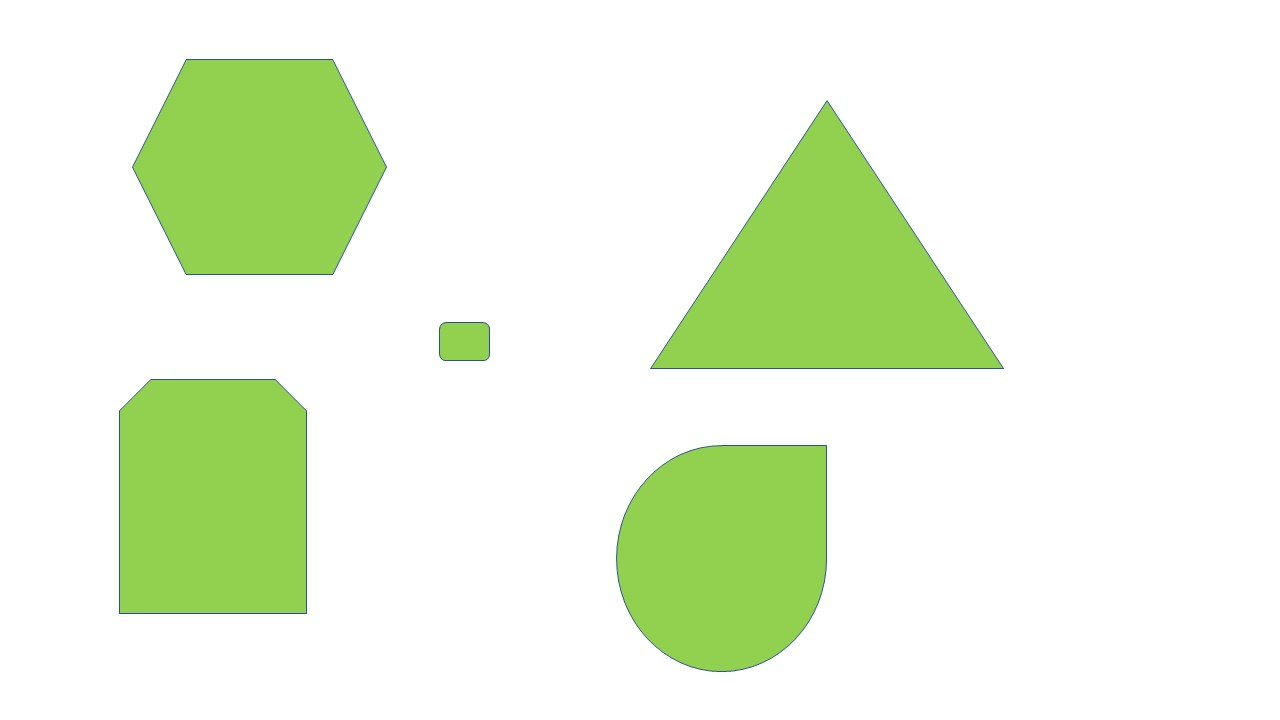
#> input picture a.jpeg, 1280 x 720 px, given in place of the camera
$ python getColorByCam.py
#> lines starting #> are read from the running program, lines starting #| are printed output that depends on the picture; after the words box and inside, x2 and y2 are one past the last pixel; in counts of white or black regions, pixels touching at a corner belong together
import cv2
import numpy as np
import time

# frame = cv2.imread('a1.jpeg')
cam = cv2.VideoCapture(0)
def do_nothing(x):
    pass

cv2.namedWindow("Trackbars")
cv2.createTrackbar("L - H", "Trackbars", 0, 179, do_nothing)
#> slider 'L - H' is set to 35
cv2.createTrackbar("L - S", "Trackbars", 0, 255, do_nothing)
#> slider 'L - S' is set to 51
cv2.createTrackbar("L - V", "Trackbars", 0, 255, do_nothing)
#> slider 'L - V' is set to 51
cv2.createTrackbar("U - H", "Trackbars", 179, 179, do_nothing)
cv2.createTrackbar("U - S", "Trackbars", 255, 255, do_nothing)
cv2.createTrackbar("U - V", "Trackbars", 255, 255, do_nothing)

while True:
    ignore, frame = cam.read()
#> frame is the input picture: shape (720, 1280, 3); mean B, G, R 221.4, 245.7, 233.7
    frame=cv2.resize(frame,(640,480))
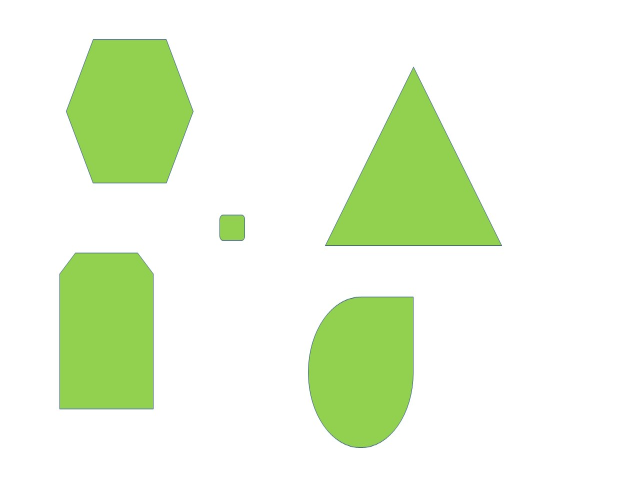
#> frame: shape (480, 640, 3); mean B, G, R 221.5, 245.7, 233.8
    hsv = cv2.cvtColor(frame, cv2.COLOR_BGR2HSV)
#> hsv: shape (480, 640, 3); mean H, S, V 11.6, 29.9, 245.7

    l_h = cv2.getTrackbarPos("L - H","Trackbars")
    l_s = cv2.getTrackbarPos("L - S", "Trackbars")
    l_v = cv2.getTrackbarPos("L - V", "Trackbars")
    u_h = cv2.getTrackbarPos("U - H", "Trackbars")
    u_s = cv2.getTrackbarPos("U - S", "Trackbars")
    u_v = cv2.getTrackbarPos("U - V", "Trackbars")
    lower_blue = np.array([l_h,l_s,l_v])
    upper_blue = np.array([u_h, u_s, u_v])
    mask = cv2.inRange(hsv, lower_blue, upper_blue)
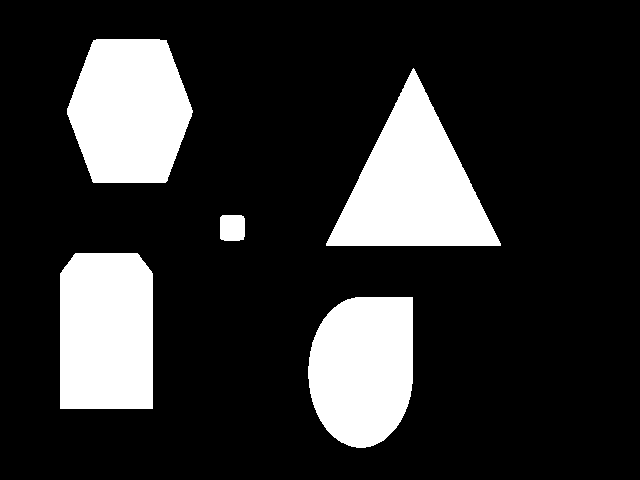
#> mask: shape (480, 640); 19% white; 5 white regions, box (x1, y1, x2, y2) and area: (326, 68, 501, 246) 15805, (67, 39, 193, 183) 14381, (60, 253, 153, 409) 14194, (308, 297, 413, 448) 13253, (220, 215, 245, 241) 629
    result = cv2.bitwise_and(frame, frame, mask=mask)
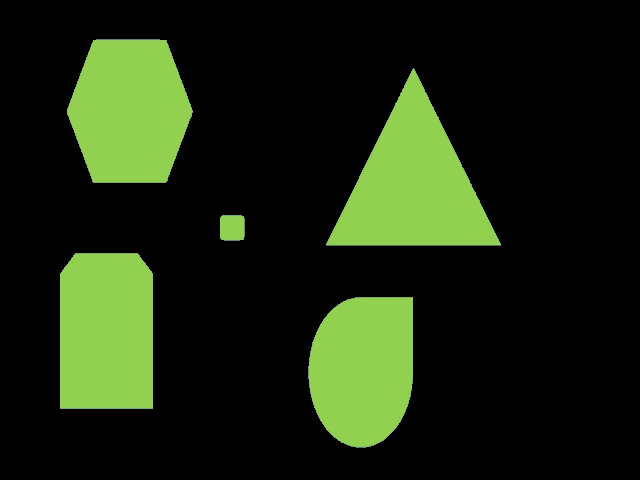
#> result: shape (480, 640, 3); mean B, G, R 15.2, 39.4, 27.6

    # show threshold image
    cv2.imshow("mask", mask)
    cv2.imshow('result',result)

    if cv2.waitKey(1) & 0xff == ord('q'):
#> (key q is pressed here)
        break

cv2.destroyAllWindows()
